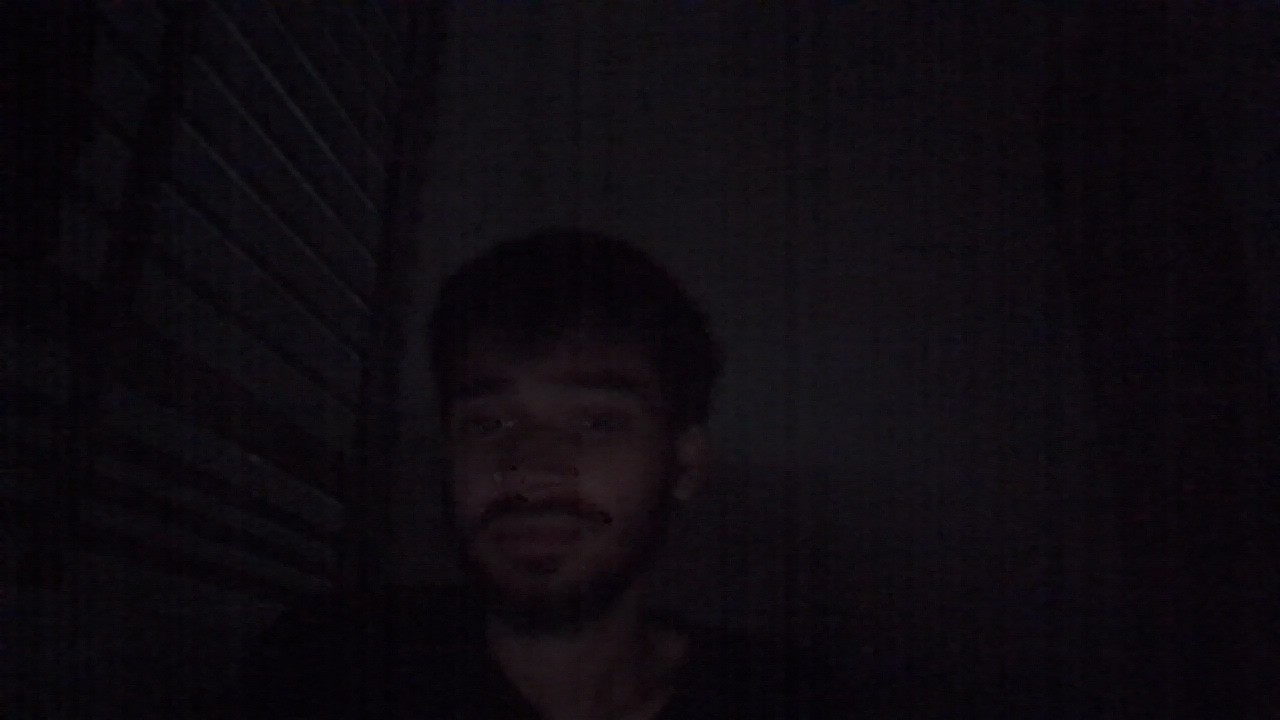
%> input picture WIN_20250412_20_04_41_Pro.jpg, 1280 x 720 px
$ octave unfhuryrrk.m   (GNU Octave 9; MATLAB toolbox functions it lacks are replaced by stand-ins)
%> lines starting %> are read from the running program, lines starting %| are printed output that depends on the picture
I =rgb2gray(imread("WIN_20250412_20_04_41_Pro.jpg"));
%> I: size 720x1280 uint8; min 1, max 41, mean 12
subplot(2,4,1);
imshow(I);
title("Gray sacle Image");

%Sobel Edge Detection
J=edge(I,'sobel');
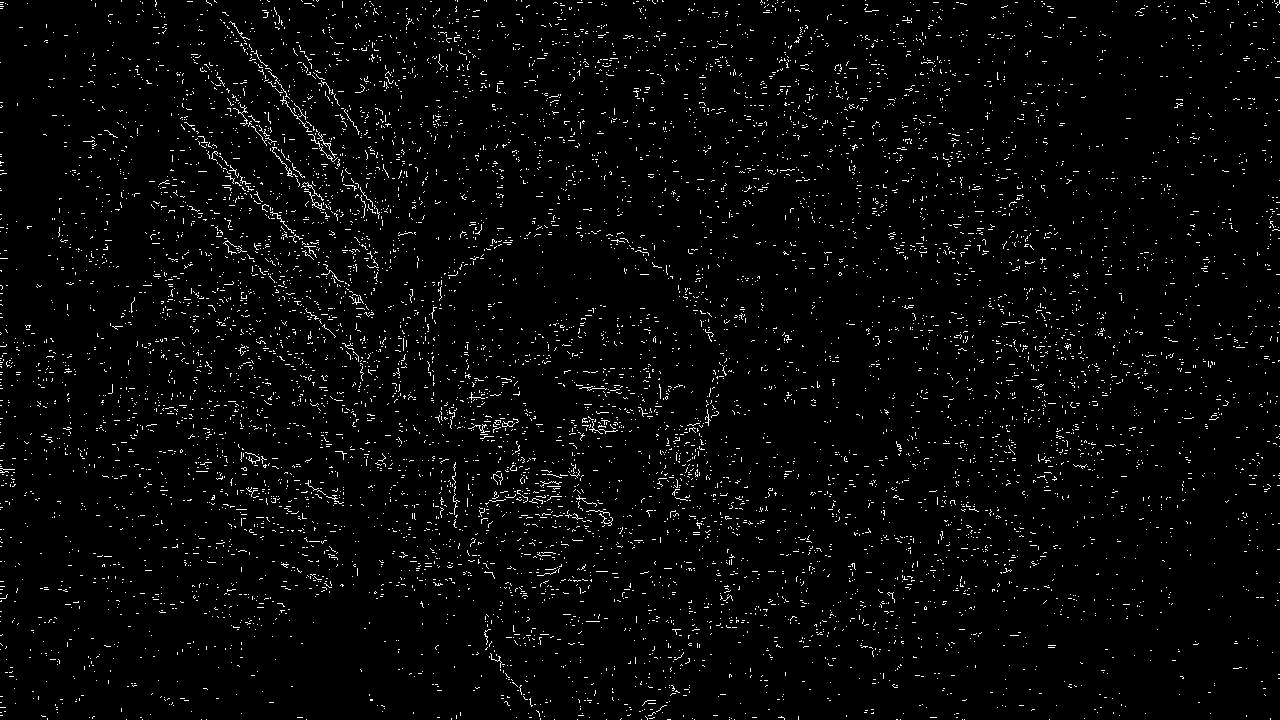
%> J: size 720x1280 logical; 2.9% white in thin lines or dots
subplot(2,4,2),
imshow(J);
title("sobel");

%prewitt Edge detectation
K=edge(I,'prewitt');
%> K: size 720x1280 logical; 2.8% white in thin lines or dots
subplot(2,4,3);
imshow(K);
title("Prewitt");
% Robert Edge detection
L=edge(I,'Roberts');
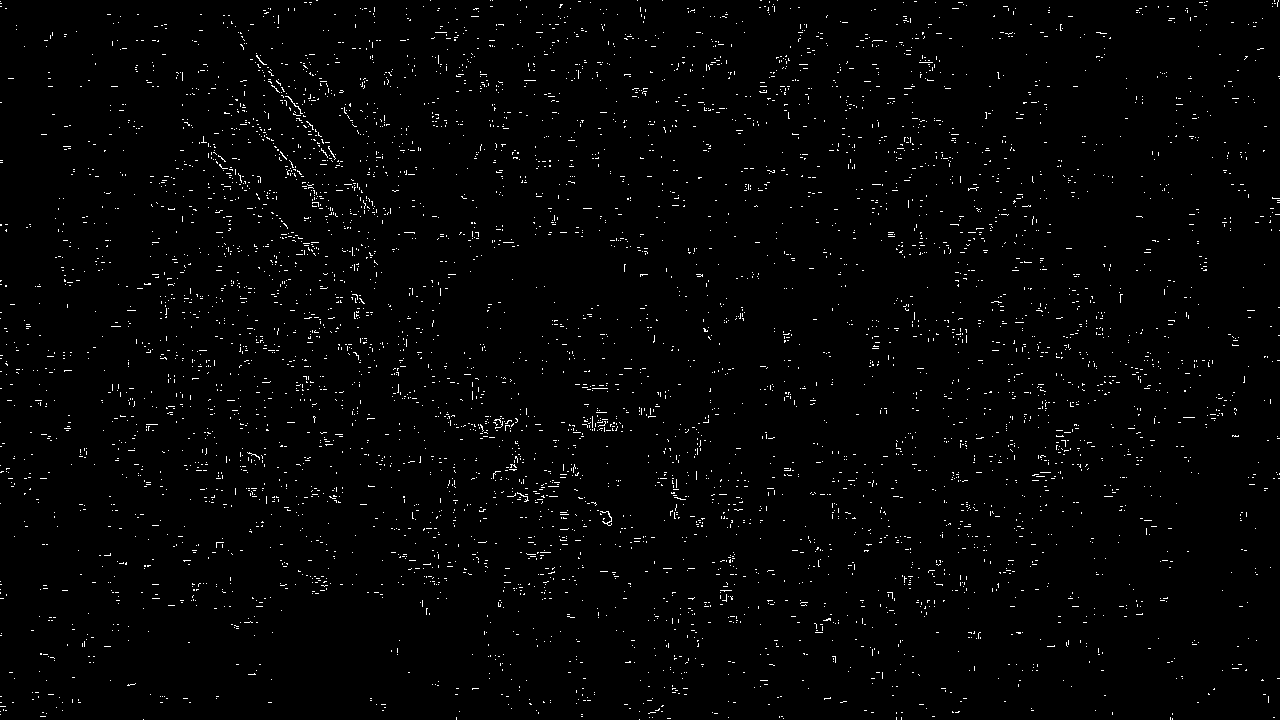
%> L: size 720x1280 logical; 1.6% white in thin lines or dots
subplot(2,4,3),
imshow(L);
title("Robert");
% Log Edge Detection
M=edge(I,'log');
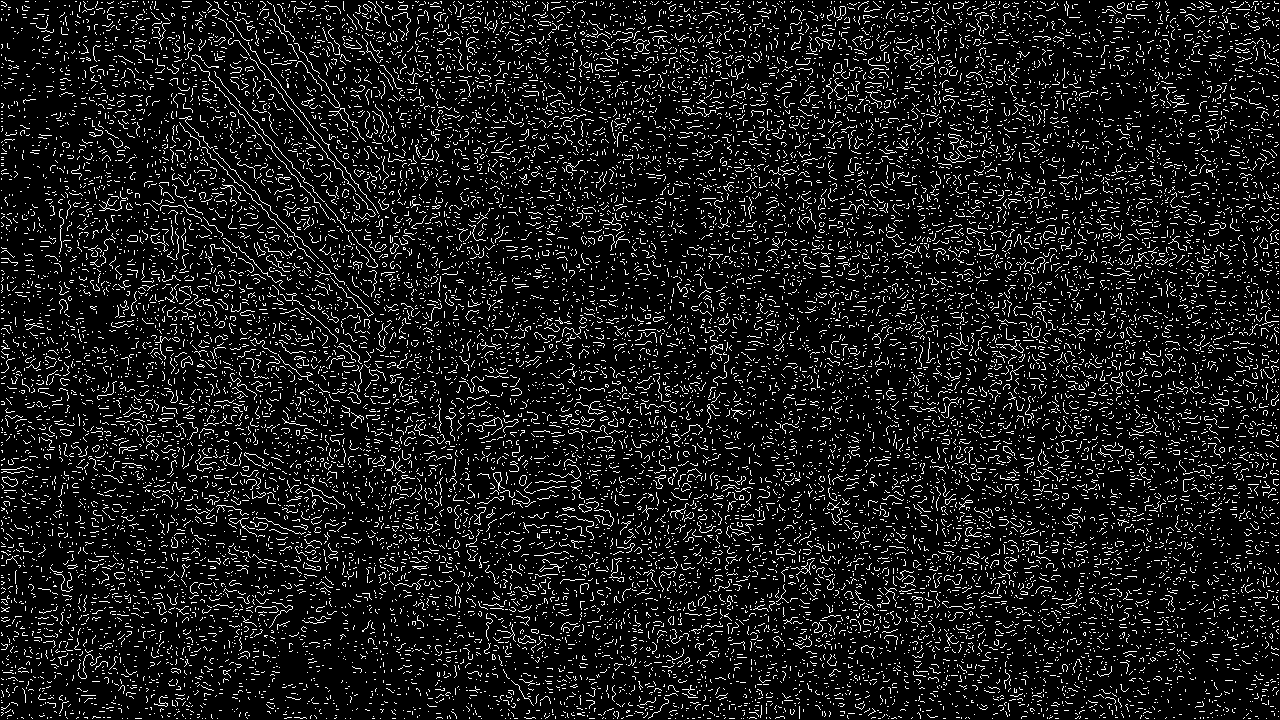
%> M: size 720x1280 logical; 10.1% white in thin lines or dots
subplot(2,4,6),
imshow(M);
title("Log");
%Zerocross Edge Detection
M=edge(I,'Zerocross');
subplot(2,4,6),
imshow(M);
title("zeroCross");
% xanny Edge Detection
N=edge(I,'canny');
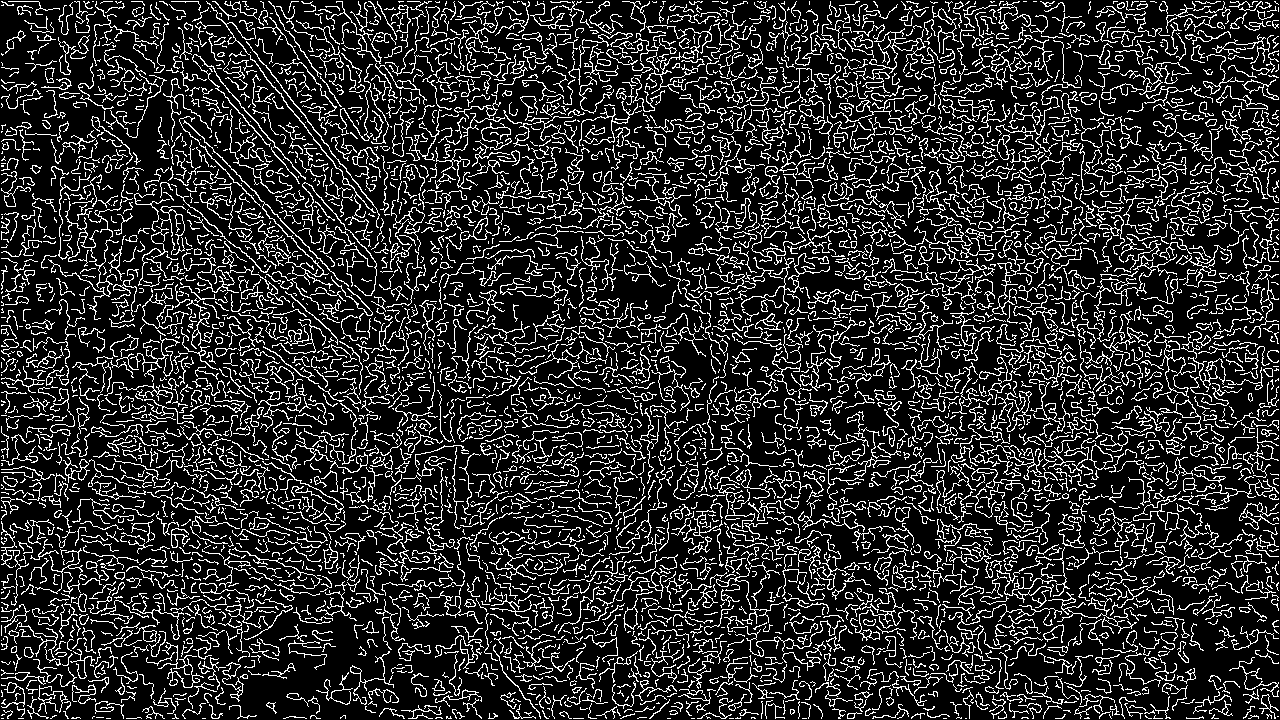
%> N: size 720x1280 logical; 17.4% white in thin lines or dots
subplot(2,4,7),
imshow(N);
title("Canny");
